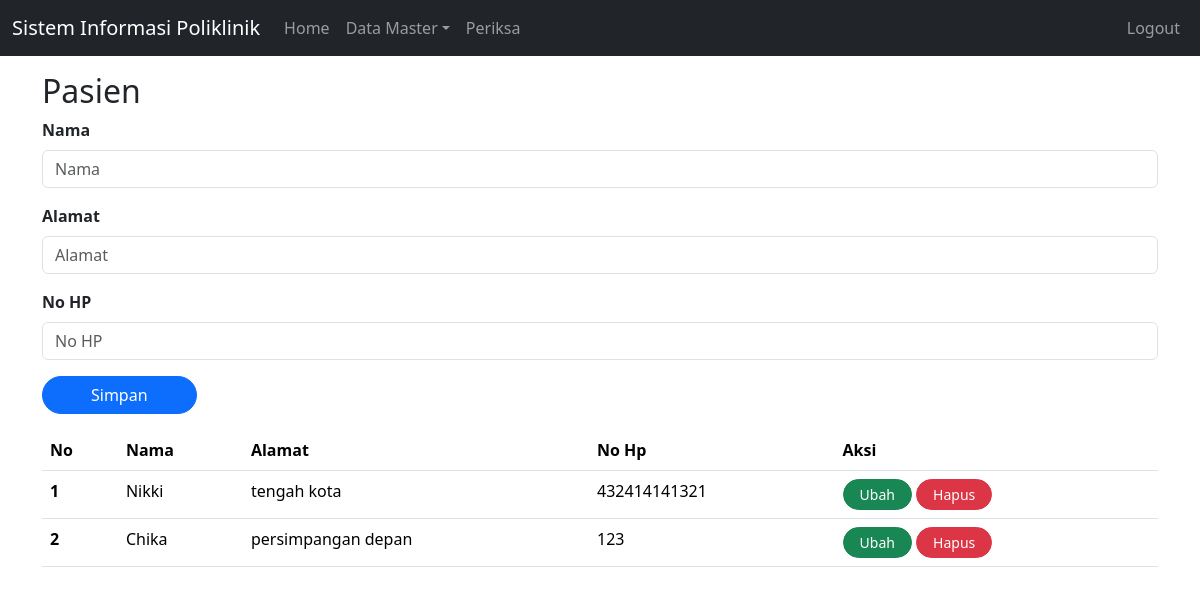
The app's page /index.php?page=pasien (signed in) with its own data.
### tables this page shows
CREATE TABLE `pasien` (
  `id` int(11) NOT NULL,
  `nama` varchar(255) NOT NULL,
  `alamat` varchar(255) NOT NULL,
  `no_hp` varchar(50) NOT NULL
);

### pasien.php (the view, shortened to what this page needs)
<?php
include 'koneksi.php';
if(isset($_SESSION['username'])) {
    ?>
    <form action="" method="POST">
    <div class="mb-3">
        <label for="nama" class="form-label fw-bold">Nama</label>
        <input type="text" class="form-control" id="nama" name="nama" placeholder="Nama">
    </div>
    <div class="mb-3">
        <label for="alamat" class="form-label fw-bold">Alamat</label>
        <input type="text" class="form-control" id="alamat" name="alamat" placeholder="Alamat">
    </div>
    <div class="mb-3">
        <label for="no_hp" class="form-label fw-bold">No HP</label>
        <input type="text" class="form-control" id="no_hp" name="no_hp" placeholder="No HP">
    </div>
    <button class="btn btn-primary px-5 rounded-pill" type="submit" name="submit">Simpan</button>
    </form>
    <?php
    $showSql = "SELECT * FROM pasien";
    $showHasil = $conn->query($showSql);
    if($showHasil->num_rows > 0){
        $no = 1;
        ?>
        <table class="table mt-3">
        <thead>
            <tr>
            <th scope="col">No</th>
            <th scope="col">Nama</th>
            <th scope="col">Alamat</th>
            <th scope="col">No Hp</th>
            <th scope="col">Aksi</th>
            </tr>
        </thead>
        <tbody>
        <?php
        while($row = $showHasil->fetch_assoc()){
        ?>
            <tr>
            <th scope="row"><?php echo $no ?></th>
            <td><?php echo $row['nama']?></td>
            <td><?php echo $row['alamat']?></td>
            <td><?php echo $row['no_hp']?></td>
            <td>
                <a href="index.php?page=pasienEdit&id=<?php echo $row["id"]?>" class="btn btn-success btn-sm rounded-pill px-3">Ubah</a>
                <form action="" method="POST" style="display: inline-block">
                    <button type="submit" class="btn btn-danger btn-sm rounded-pill px-3" name="hapus">Hapus</button>
                </form>
            </td>
            </tr>
        <?php
        $no++;
        }
        ?>
        </tbody>
        </table>
    <?php
    } else {
        echo "Tidak Ada Data";
    }
} else {
    header("location: index.php?page=loginUser");
}
?>

### records on screen
pasien: nama "Nikki", alamat "tengah kota", no_hp "432414141321"
pasien: nama "Chika", alamat "persimpangan depan", no_hp "123"

### other values on screen
$_GET['page'] "Pasien"
